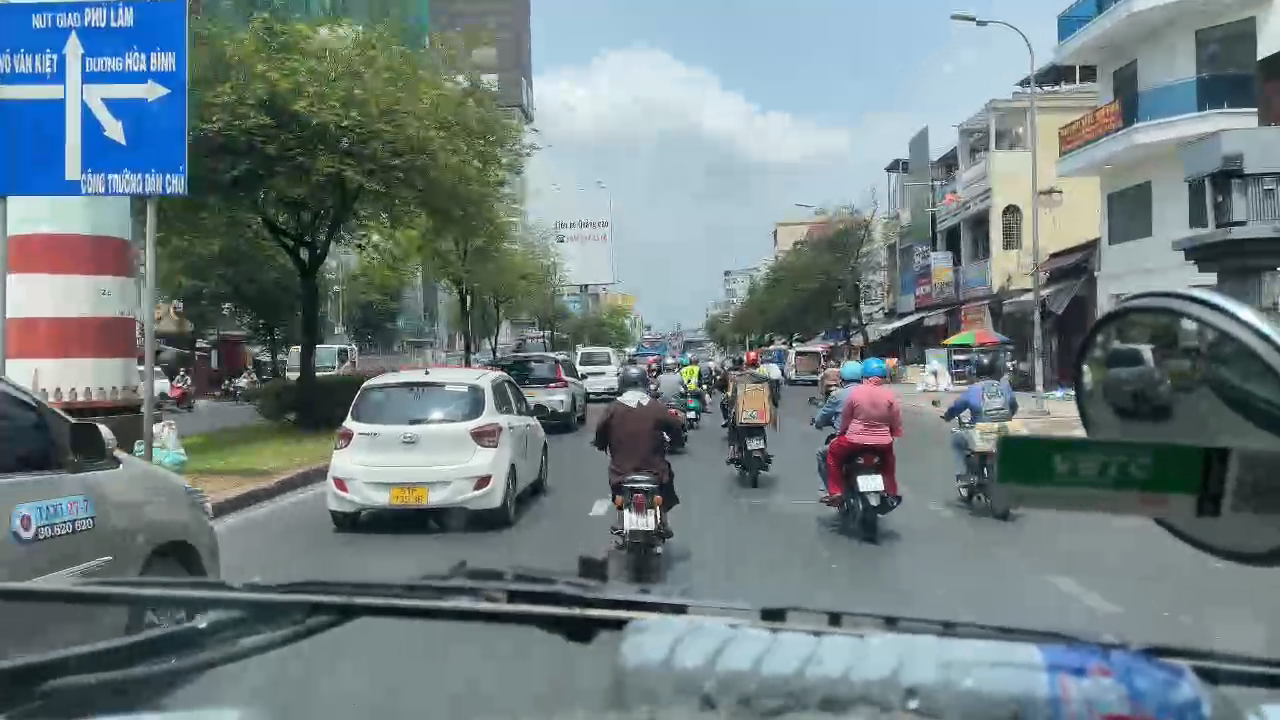
#> input picture frame 48 of image/street.mp4, 1280 x 720 px, given in place of video.mp4, which was not available
$ python HOG_Detector.py
#> lines starting #> are read from the running program, lines starting #| are printed output that depends on the picture; after the words box and inside, x2 and y2 are one past the last pixel; in counts of white or black regions, pixels touching at a corner belong together; pictures that were not available may be replaced by others from this repository, and a replacement may not be noted

import cv2

def inside(r, q):
    rx, ry, rw, rh = r
    qx, qy, qw, qh = q
    return rx > qx and ry > qy and rx + rw < qx + qw and ry + rh < qy + qh

def draw_detections(img, rects, thickness = 1):
    for x, y, w, h in rects:

        pad_w, pad_h = int(0.1*w), int(0.1*h)
        cv2.rectangle(img, (x+pad_w, y+pad_h), (x+w-pad_w, y+h-pad_h), (255, 0, 255), 1)

hog = cv2.HOGDescriptor()
hog.setSVMDetector( cv2.HOGDescriptor_getDefaultPeopleDetector() )

cap= cv2.VideoCapture('image/video.mp4')
cap.set(cv2.CAP_PROP_FPS, 60)

while True:

    ret, img = cap.read()
#> img is the input picture: shape (720, 1280, 3); mean B, G, R 129, 126.4, 111.6
    found, w = hog.detectMultiScale(img, winStride=(8,8), padding=(32,32), scale=1.05)
#> found = [[36, 0, 73, 140], [637, 378, 74, 148], [706, 332, 93, 187], [933, 320, 115, 230], [794, 309, 142, 283], [559, 325, 157, 314]]; w = [0.43, 0.293, 0.8, 0.207, 0.4, 0.646]
    found_filtered = []
    for ri, r in enumerate(found):
        for qi, q in enumerate(found):
            if ri != qi and inside(r, q):
                break
            else:
                found_filtered.append(r)
        draw_detections(img, found)
        draw_detections(img, found_filtered, 3)
        print('%d (%d) found' % (len(found_filtered), len(found)))
#> this loop made 6 passes
#| 6 (6) found
#| 11 (6) found
#| 17 (6) found
#| 23 (6) found
#| 29 (6) found
#| 35 (6) found
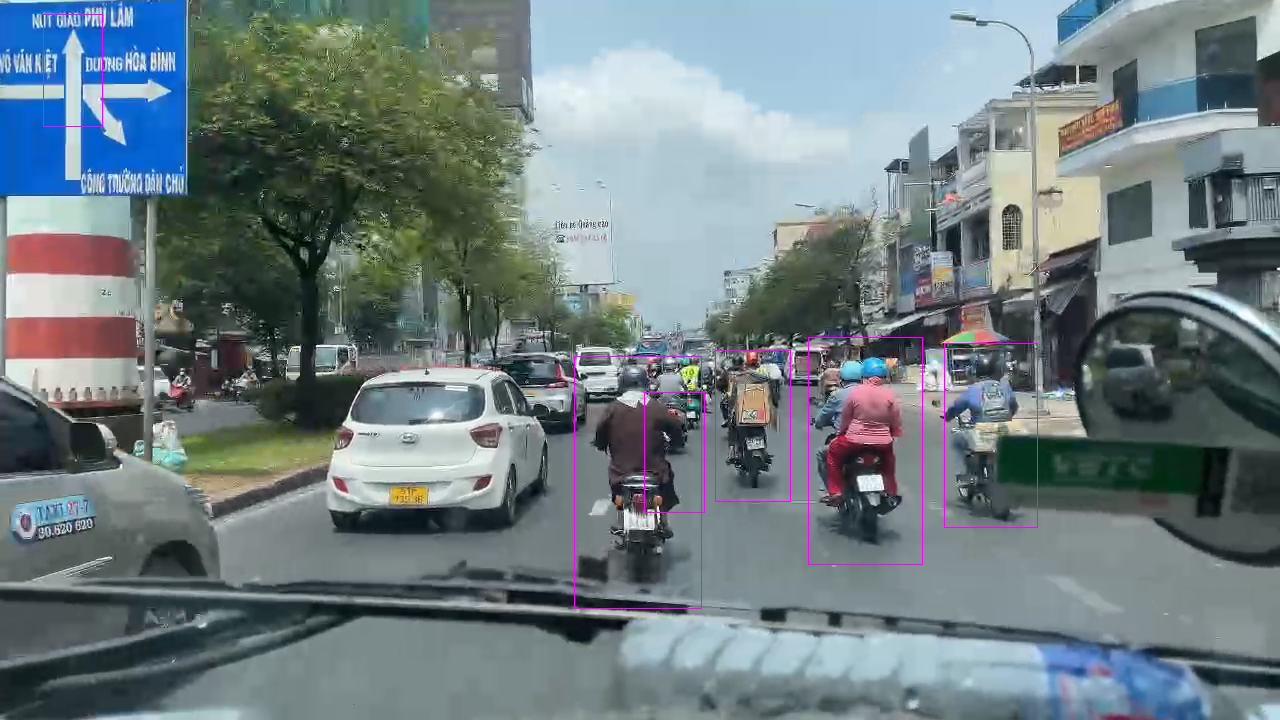
#> img: shape (720, 1280, 3); 0.34% of pixels changed, all inside (x1, y1, x2, y2) = (43, 14, 1038, 609)
#> after the loop, found_filtered = 35 items, first 6: [36, 0, 73, 140], [36, 0, 73, 140], [36, 0, 73, 140], [36, 0, 73, 140], [36, 0, 73, 140], [36, 0, 73, 140]
    cv2.imshow('img', img)
    if cv2.waitKey(1) & 0xFF == ord('q'):
#> (key q is pressed here)
        break
cap.release()
cv2.destroyAllWindows()

$ run again, starting later in the video
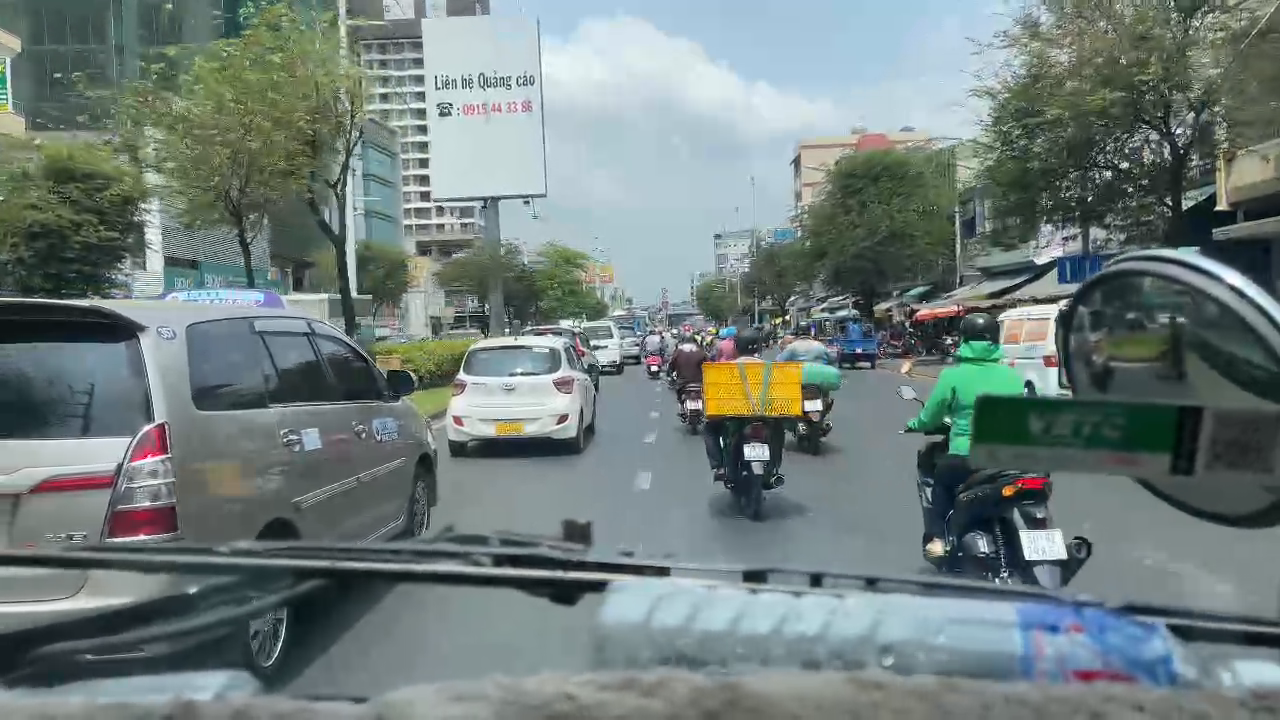
#> input picture frame 216 of image/street.mp4, 1280 x 720 px, given in place of video.mp4, which was not available
#> img is the input picture: shape (720, 1280, 3); mean B, G, R 124.4, 126.5, 113.1
#> found = [[724, 409, 67, 134], [653, 311, 72, 145], [108, 241, 119, 238], [339, 254, 170, 340]]; w = [0.634, 0.658, 0.457, 0.157]
#> the loop `for ri, r in enumerate(found):` made 4 passes
#> (printed output is left out)
#> after the loop `for ri, r in enumerate(found):`:
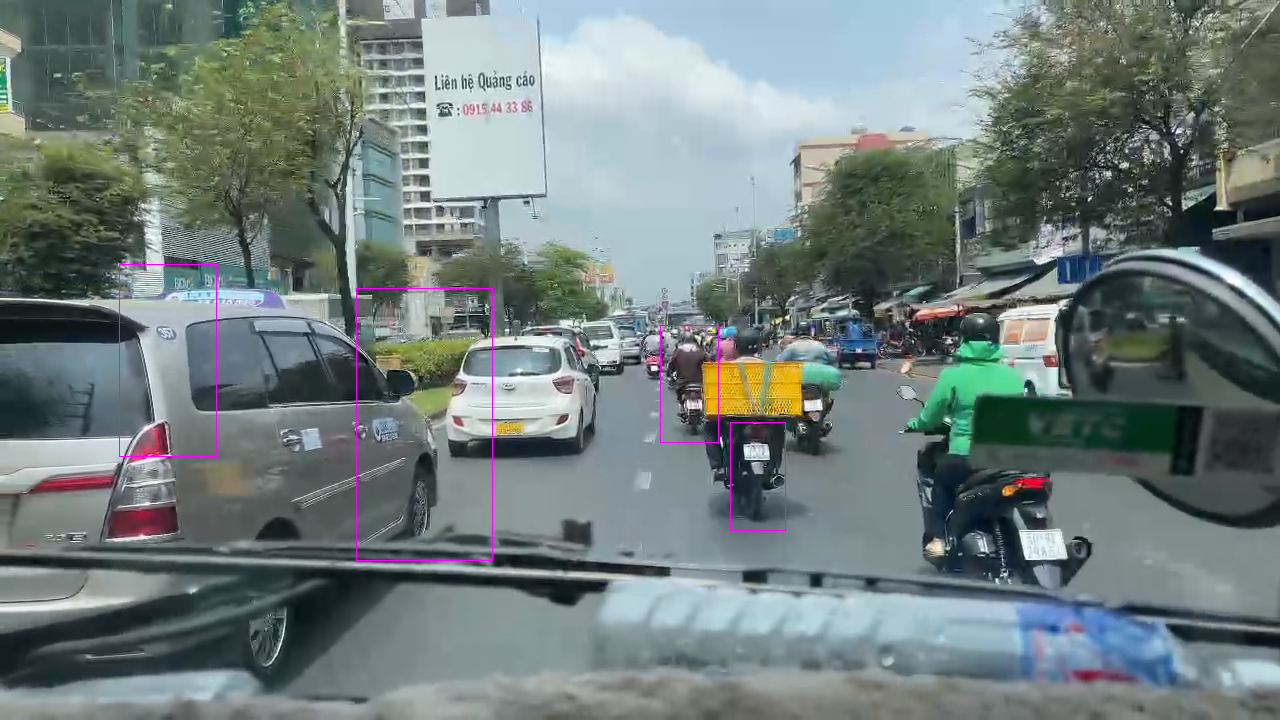
#> img: shape (720, 1280, 3); 0.22% of pixels changed, all inside (x1, y1, x2, y2) = (119, 264, 786, 561)
#> after the loop `for ri, r in enumerate(found):`: found_filtered = 16 items, first 6: [724, 409, 67, 134], [724, 409, 67, 134], [724, 409, 67, 134], [724, 409, 67, 134], [653, 311, 72, 145], [653, 311, 72, 145]

$ run again, starting later in the video
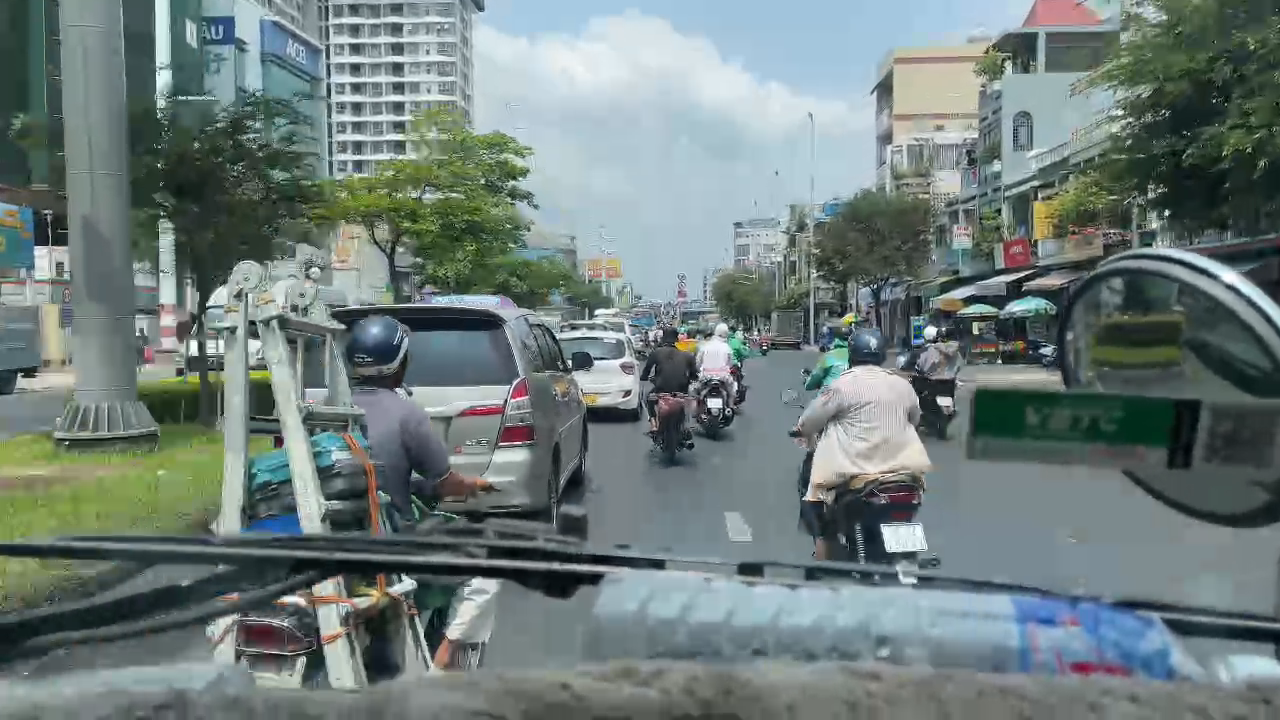
#> input picture frame 384 of image/street.mp4, 1280 x 720 px, given in place of video.mp4, which was not available
#> img is the input picture: shape (720, 1280, 3); mean B, G, R 123.5, 125.4, 111.4
#> found = [[679, 302, 79, 158], [244, 299, 71, 141], [531, 364, 81, 162], [292, 562, 79, 158], [619, 290, 105, 209]]; w = [1.48, 0.57, 0.78, 0.186, 1.68]
#> the loop `for ri, r in enumerate(found):` made 5 passes
#> (printed output is left out)
#> after the loop `for ri, r in enumerate(found):`:
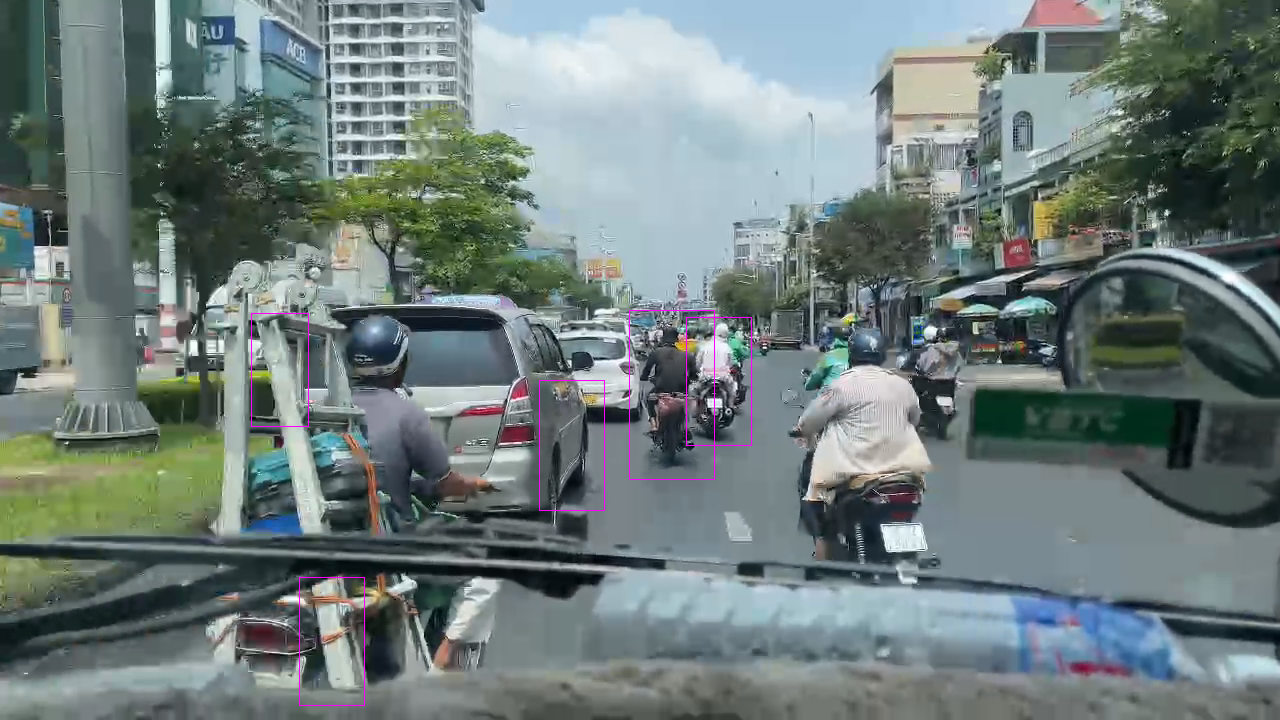
#> img: shape (720, 1280, 3); 0.22% of pixels changed, all inside (x1, y1, x2, y2) = (251, 310, 752, 706)
#> after the loop `for ri, r in enumerate(found):`: found_filtered = 25 items, first 6: [679, 302, 79, 158], [679, 302, 79, 158], [679, 302, 79, 158], [679, 302, 79, 158], [679, 302, 79, 158], [244, 299, 71, 141]
